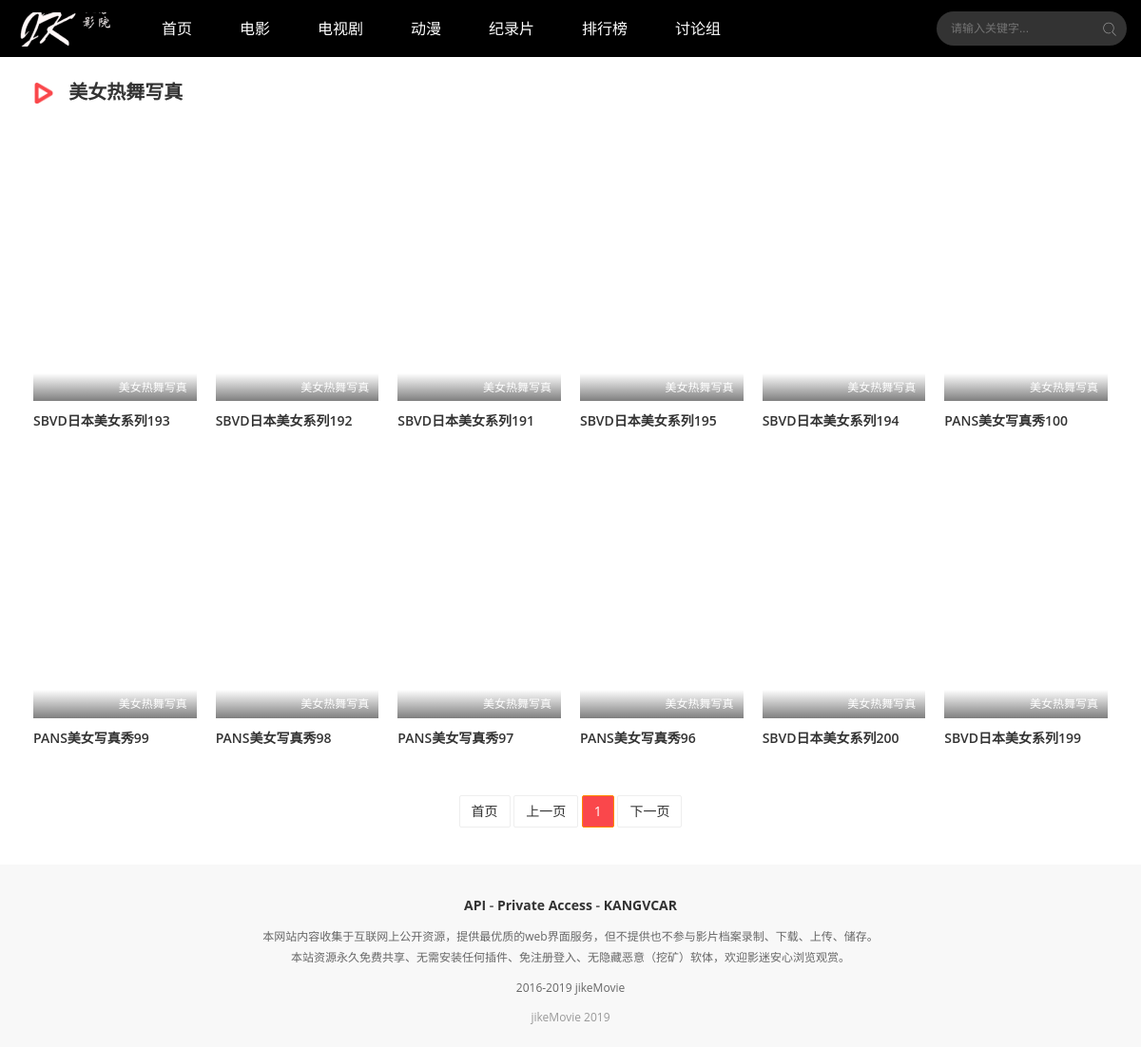
Page /front-end-v5.0/vod-type.php?movtype=美女热舞写真 on the committed database.
### tables this page shows
CREATE TABLE `movie` (
  `mid` int(20) NOT NULL,
  `mname` varchar(50) DEFAULT NULL,
  `mimgurl` varchar(200) DEFAULT NULL,
  `mscore` varchar(20) DEFAULT NULL,
  `mdirector` varchar(20) DEFAULT NULL,
  `mstar` varchar(200) DEFAULT NULL,
  `mtype` varchar(50) DEFAULT NULL,
  `marea` varchar(20) DEFAULT NULL,
  `myear` varchar(20) DEFAULT NULL,
  `msumary` varchar(400) DEFAULT NULL,
  `mplayurl` varchar(400) DEFAULT NULL
);

### front-end-v5.0/vod-type.php (the view, shortened to what this page needs)
<?php
	if (!isset($_GET['movtype'])) {
		header("Location: index.php");
		exit;
	}else{
		if (isset($_GET['pg'])) {
			$pg = $_GET['pg'];
		}else{
			$pg = 1;
		}
		$starpg = 12*($pg-1);
		$endpg = 12;
		include 'dbconnection.php';
		$movtype = $_GET['movtype'];
		$movtype_Sql = "SELECT mid, mname, mimgurl, mtype, mstar FROM movie WHERE mtype='$movtype' LIMIT $starpg,$endpg;";
		$result11 = $conn->query($movtype_Sql);
	}
 ?>
<!DOCTYPE html>
<html lang="zh">
    <head>
        <link href="iconfont.css" rel="stylesheet" type="text/css"/>
        <link href="stui_block.css" rel="stylesheet" type="text/css"/>
        <link href="stui_block_color.css" rel="stylesheet" type="text/css"/>
        <link href="stui_default.css" rel="stylesheet" type="text/css"/>
        <link href="stui_custom.css" rel="stylesheet" type="text/css"/>
        <link href="custom.css" rel="stylesheet" type="text/css"/>
    </head>
    <body>
    	<?php include('page_head.php') ?>
        <div class="container">
            <div class="row">
                <div class="stui-pannel stui-pannel-bg clearfix">
                    <div class="stui-pannel-box">
                        <div class="stui-pannel_hd">
                            <div class="stui-pannel__head active bottom-line clearfix">
                                <h2 class="title">
                                    <img src="icon_5.png"/>
                                    <a style="font-weight: 600;"><?php echo $movtype; ?></a>
                                </h2>
                            </div>
                        </div>
                        <div class="stui-pannel_bd" style=" padding-top: 30px;">
                            <ul class="stui-vodlist clearfix">
                                <?php
                                    while ($row = $result11->fetch_row()) {
                                      print <<<EOG
                                        <li class="col-md-6 col-sm-4 col-xs-3">
                                            <div class="stui-vodlist__box">
                                                <a class="stui-vodlist__thumb lazyload" style="background-image: url('$row[2]');" href="./vod-detail.php?movid=$row[0]" title="$row[1]">
                                                    <span class="play hidden-xs">
                                                    </span>
                                                    <span class="pic-text text-right">
                                                        $row[3]
                                                    </span>
                                                </a>
                                                <div class="stui-vodlist__detail">
                                                    <h4 class="title text-overflow">
                                                        <a href="vod-detail-id-97290.html" title="$row[1]">
                                                            $row[1]
                                                        </a>
                                                    </h4>
                                                    <p class="text text-overflow text-muted hidden-xs">
                                                        $row[4]
                                                    </p>
                                                </div>
                                            </div>
                                        </li>
EOG;
                                    }
                                 ?>
                            </ul>
                        </div>
                    </div>
                </div>
                <ul class="stui-page-text text-center clearfix">
                    <a class="pagelink_b" href="vod-type.php?movtype=<?php echo $movtype; ?>&pg=1" target="_self">首页</a>
                    <a class="pagelink_b" href="vod-type.php?movtype=<?php echo $movtype; ?>&pg=<?php echo $pg-1; ?>" target="_self">上一页</a>
                    <span class="pagenow"><?php echo $pg; ?></span>
                    <a class="pagelink_b" href="vod-type.php?movtype=<?php echo $movtype; ?>&pg=<?php echo $pg+1; ?>" target="_self">下一页</a>
                </ul>
                <br/>
            </div>
        </div>
		<?php include('page_foot.php') ?>
    </body>
</html>

### front-end-v5.0/stui_block_color.css (style rules this page uses)
body { background: #FFFFFF; color: #666; }
a,h1, h2, h3, h4, h5, h6 { color: #333333; }
.text-muted { color: #999999; }
.bottom-line:after { border-bottom: 0px solid #fff; }
.pic-text,.pic-title-b { background-repeat: no-repeat; background-image: linear-gradient(transparent,rgba(0,0,0,.5)); color: #FFFFFF; }
.stui-pannel-bg { background-color: #FFFFFF; }
.stui-page-text a,.stui-page-text em,.stui-page-text span { background-color:#FFFFFF; border:1px solid #EEEEEE; }
.stui-page-text span.pagenow { background-color:#FA474B; color:#FFFFFF; border:1px solid #f80 }

### front-end-v5.0/stui_default.css (style rules this page uses)
body { padding-top: 60px; }
@media (min-width:768px) { .container { width:750px } }
@media (min-width:992px) { .container { width:920px } }
@media (min-width:1200px) { .container { width:1170px } }

### rows in the picture
movie: mtype "美女热舞写真", mname "SBVD日本美女系列193"
movie: mtype "美女热舞写真", mname "SBVD日本美女系列192"
movie: mtype "美女热舞写真", mname "SBVD日本美女系列191"
movie: mtype "美女热舞写真", mname "SBVD日本美女系列195"
movie: mtype "美女热舞写真", mname "SBVD日本美女系列194"
movie: mtype "美女热舞写真", mname "PANS美女写真秀100"
movie: mtype "美女热舞写真", mname "PANS美女写真秀99"
movie: mtype "美女热舞写真", mname "PANS美女写真秀98"
movie: mtype "美女热舞写真", mname "PANS美女写真秀97"
movie: mtype "美女热舞写真", mname "PANS美女写真秀96"
movie: mtype "美女热舞写真", mname "SBVD日本美女系列200"
movie: mtype "美女热舞写真", mname "SBVD日本美女系列199"

### other values in the picture
$movtype "美女热舞写真"
$pg "1"
